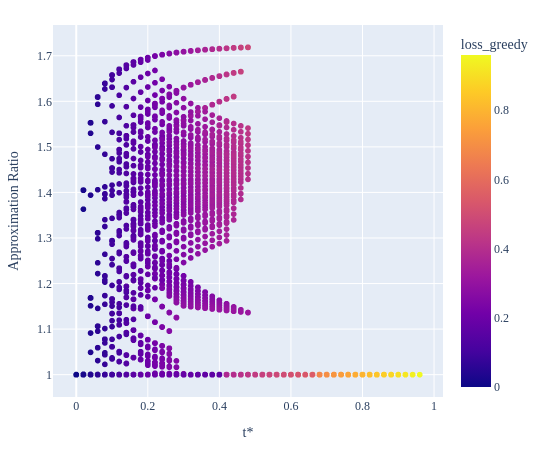

Notebook source saved alongside this figure:
### Code cell
fig = px.scatter(df, x="t*", y="r_mult", color="loss_greedy")
fig.update_layout(
    width=550, height=450,
    font=dict(family="iosevka"),
    yaxis=dict(title="Approximation Ratio"),
    margin=dict(t=25,b=25,l=25,r=25)
    )
# fig.update_traces(marker=dict(color="rgba(37, 99, 235, 1)"))

### Figure 1 — Plotly figure (JSON) as saved in the notebook; plotly's stock layout.template omitted (floating-point values rounded to 4 significant figures; data arrays with more than 128 entries replaced by an {"elided": "..."} marker saying what was removed)
{"data": [{"hovertemplate": "t*=%{x}<br>r_mult=%{y}<br>loss_greedy=%{marker.color}<extra></extra>", "legendgroup": "", "marker": {"color": {"elided": "19649 float values"}, "coloraxis": "coloraxis", "symbol": "circle"}, "mode": "markers", "name": "", "showlegend": false, "type": "scattergl", "x": {"elided": "19649 float values"}, "xaxis": "x", "y": {"elided": "19649 float values"}, "yaxis": "y"}], "layout": {"coloraxis": {"colorbar": {"title": {"text": "loss_greedy"}}, "colorscale": [[0, "#0d0887"], [0.1111, "#46039f"], [0.2222, "#7201a8"], [0.3333, "#9c179e"], [0.4444, "#bd3786"], [0.5556, "#d8576b"], [0.6667, "#ed7953"], [0.7778, "#fb9f3a"], [0.8889, "#fdca26"], [1, "#f0f921"]]}, "font": {"family": "iosevka"}, "height": 450, "legend": {"tracegroupgap": 0}, "margin": {"b": 25, "l": 25, "r": 25, "t": 25}, "width": 550, "xaxis": {"anchor": "y", "domain": [0, 1], "title": {"text": "t*"}}, "yaxis": {"anchor": "x", "domain": [0, 1], "title": {"text": "Approximation Ratio"}}}}
